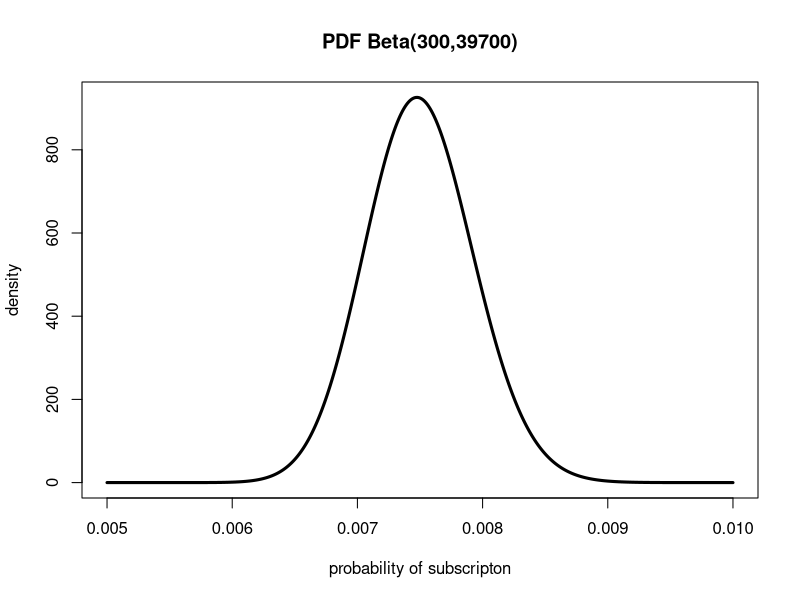
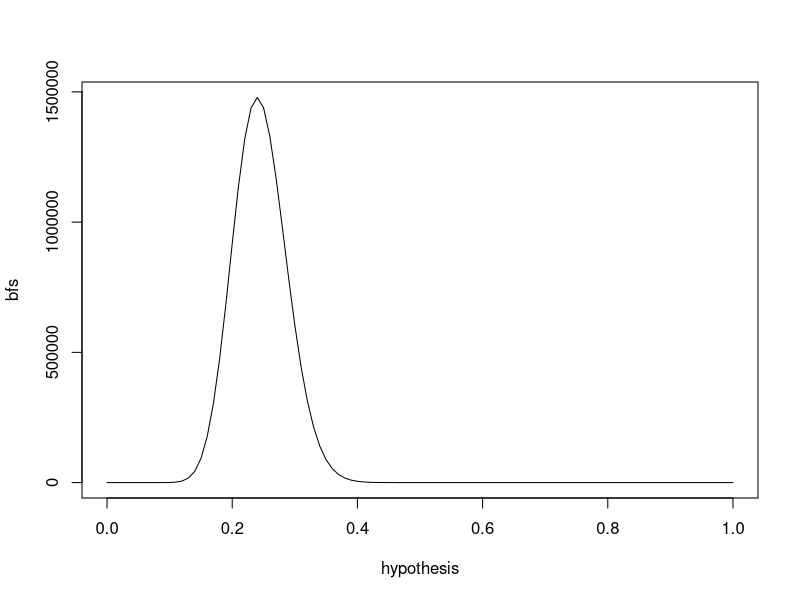
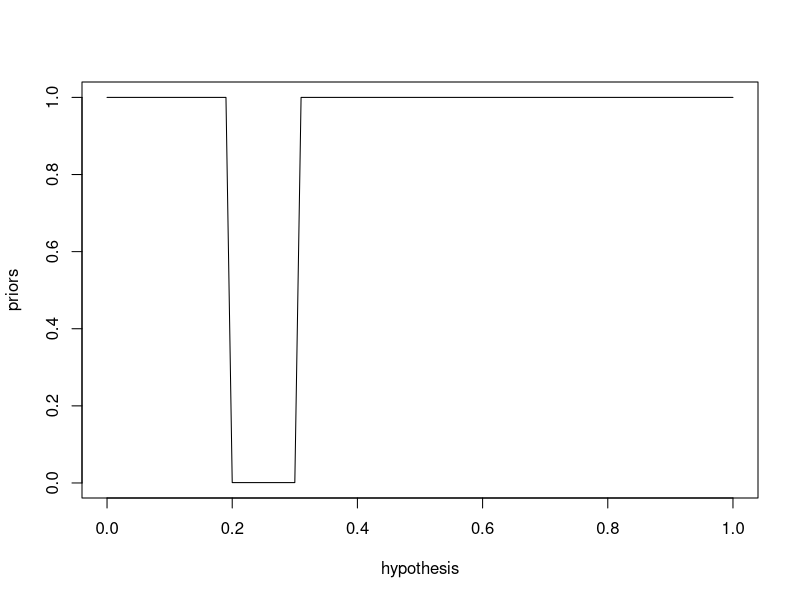
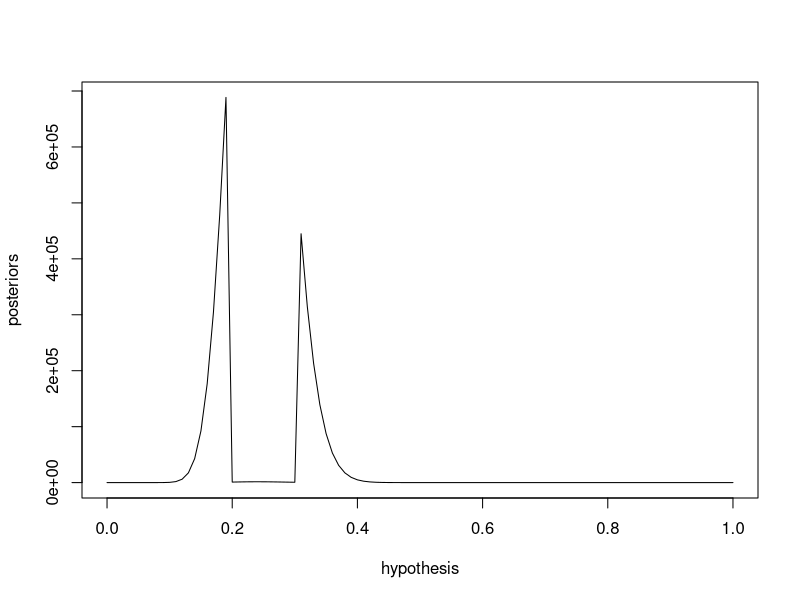
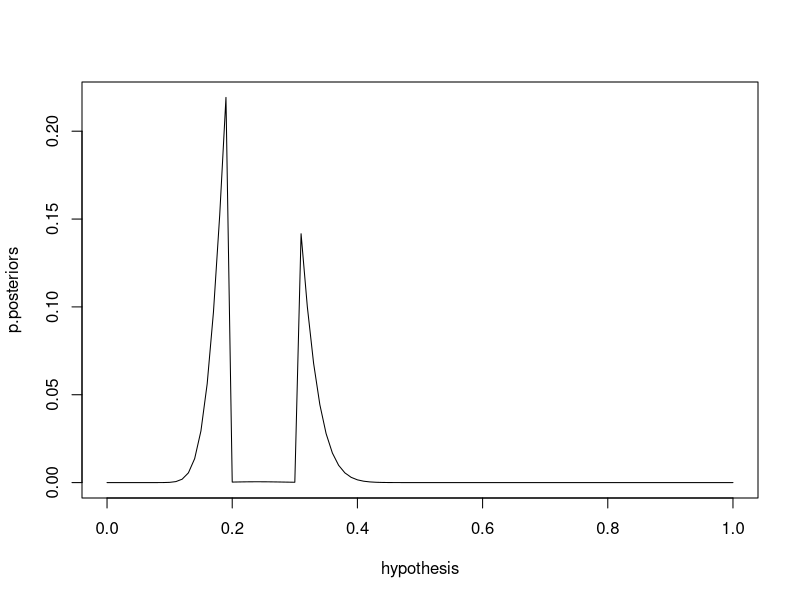

Source code (R) for these figures, in order:
## ---- chunk 1
knitr::opts_chunk$set(echo = TRUE)
## ---- chunk 2
pbinom(0,100,0.00720,lower.tail=FALSE)
## ---- chunk 3
integrate (function(p) dbeta(p,14,27),0,0.5)
## ---- chunk 4
xs <- seq(0.005,0.01,by=0.00001)
plot(xs,dbeta(xs,300,40000-300),type="l",lwd=3,
     ylab="density",
     xlab="probability of subscripton",
     main="PDF Beta(300,39700)")
## ---- chunk 5
n.trials <- 100000
prior.alpha <- 3
prior.beta <- 7
a.samples <- rbeta(n.trials,36+prior.alpha,114+prior.beta)
b.samples <- rbeta(n.trials,50+prior.alpha,100+prior.beta)
p.b_superior <- sum(b.samples > a.samples)/n.trials

p.b_superior  

## ---- chunk 6
dx <- 0.01
hypothesis <- seq(0,1,by=dx)
bayes.factor <- function (h_top,h_bottom) {
  ((h_top)^24*(1-h_top)^76)/((h_bottom)^24*(1-h_bottom)^76)
}
bfs <- bayes.factor(hypothesis,0.5)
plot(hypothesis,bfs,type="l")
max(bfs)
hypothesis[which.max(bfs)]
## ---- chunk 7
priors <- ifelse(hypothesis >=0.2 & hypothesis <=0.3, 1/1000,1)
plot(hypothesis,priors,type="l")
posteriors <-priors*bfs
plot(hypothesis,posteriors,type="l")
## ---- chunk 8
sum(posteriors)
p.posteriors <- posteriors/sum(posteriors)
sum(p.posteriors)
plot(hypothesis,p.posteriors,type="l")
sum(p.posteriors[which(hypothesis < 0.5)])
sum(p.posteriors*hypothesis)
hypothesis[which.max(p.posteriors)]
